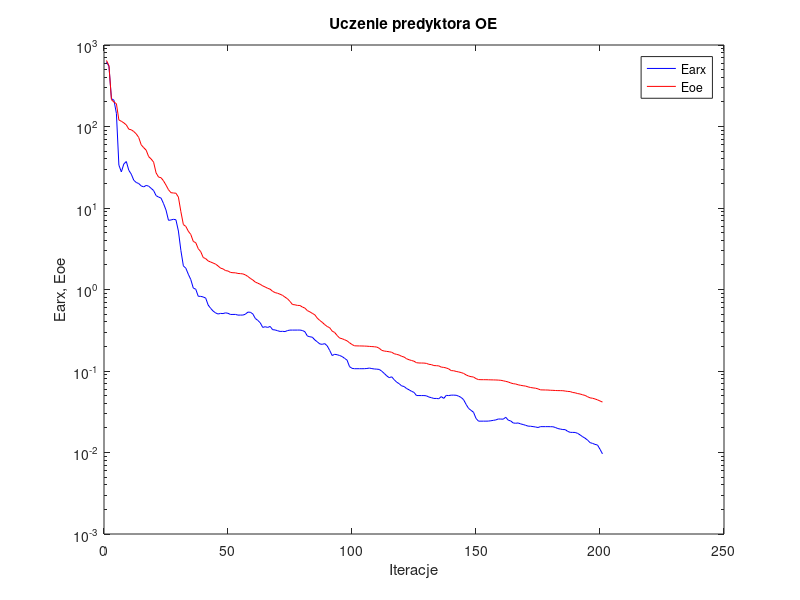
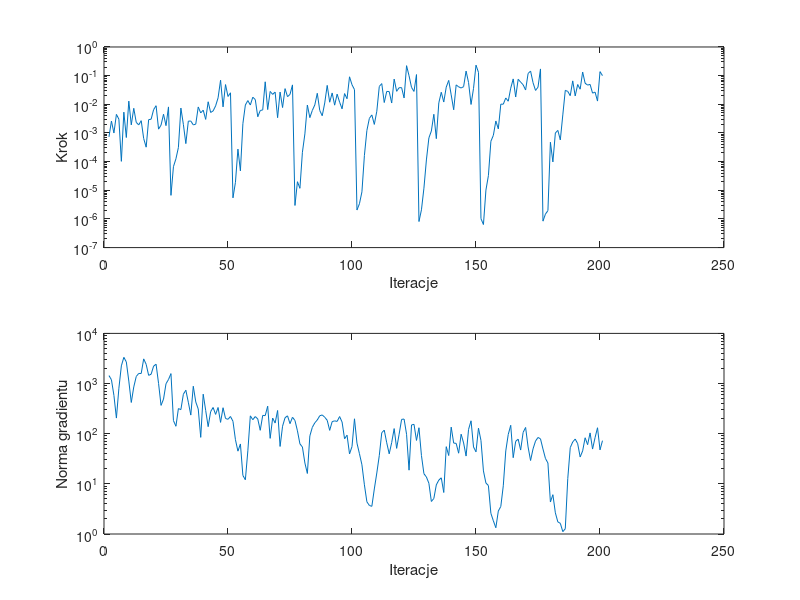

These charts were generated, in order, by the following MATLAB code:
%uczenie predyktora oe
clear all;
n=0; farx(n+1)=6.223275e+002; foe(n+1)=6.458242e+002; wspucz(n+1)=0.000000e+000; ng(n+1)=0.000000e+000;
%odnowa zmiennej metryki
n=1; farx(n+1)=5.470258e+002; foe(n+1)=5.582749e+002; krok(n+1)=7.304663e-004; ng(n+1)=1.443912e+003;
n=2; farx(n+1)=2.191002e+002; foe(n+1)=2.134599e+002; krok(n+1)=2.604174e-003; ng(n+1)=1.188694e+003;
n=3; farx(n+1)=2.104790e+002; foe(n+1)=1.995764e+002; krok(n+1)=9.975011e-004; ng(n+1)=5.790839e+002;
n=4; farx(n+1)=1.448305e+002; foe(n+1)=1.906143e+002; krok(n+1)=4.445667e-003; ng(n+1)=2.049516e+002;
n=5; farx(n+1)=3.356934e+001; foe(n+1)=1.201785e+002; krok(n+1)=3.036370e-003; ng(n+1)=8.065452e+002;
n=6; farx(n+1)=2.774574e+001; foe(n+1)=1.158998e+002; krok(n+1)=1.022356e-004; ng(n+1)=2.253475e+003;
n=7; farx(n+1)=3.474069e+001; foe(n+1)=1.108154e+002; krok(n+1)=5.318174e-003; ng(n+1)=3.332652e+003;
n=8; farx(n+1)=3.717341e+001; foe(n+1)=1.045315e+002; krok(n+1)=6.935224e-004; ng(n+1)=2.699844e+003;
n=9; farx(n+1)=2.903706e+001; foe(n+1)=9.267068e+001; krok(n+1)=1.291090e-002; ng(n+1)=1.122253e+003;
n=10; farx(n+1)=2.601102e+001; foe(n+1)=9.116003e+001; krok(n+1)=1.915237e-003; ng(n+1)=4.195262e+002;
n=11; farx(n+1)=2.192536e+001; foe(n+1)=8.677547e+001; krok(n+1)=7.251821e-003; ng(n+1)=8.543556e+002;
n=12; farx(n+1)=2.057042e+001; foe(n+1)=8.117098e+001; krok(n+1)=2.343664e-003; ng(n+1)=1.382701e+003;
n=13; farx(n+1)=1.996279e+001; foe(n+1)=7.335600e+001; krok(n+1)=1.909306e-003; ng(n+1)=1.590722e+003;
n=14; farx(n+1)=1.867728e+001; foe(n+1)=5.961746e+001; krok(n+1)=2.684169e-003; ng(n+1)=1.585925e+003;
n=15; farx(n+1)=1.815130e+001; foe(n+1)=5.501042e+001; krok(n+1)=6.384605e-004; ng(n+1)=3.103730e+003;
n=16; farx(n+1)=1.892038e+001; foe(n+1)=5.127454e+001; krok(n+1)=3.192302e-004; ng(n+1)=2.415865e+003;
n=17; farx(n+1)=1.855152e+001; foe(n+1)=4.272882e+001; krok(n+1)=2.914778e-003; ng(n+1)=1.456267e+003;
n=18; farx(n+1)=1.743332e+001; foe(n+1)=3.996929e+001; krok(n+1)=3.017589e-003; ng(n+1)=1.534538e+003;
n=19; farx(n+1)=1.637817e+001; foe(n+1)=3.650564e+001; krok(n+1)=6.506258e-003; ng(n+1)=2.224425e+003;
n=20; farx(n+1)=1.418470e+001; foe(n+1)=2.698471e+001; krok(n+1)=8.928204e-003; ng(n+1)=2.428685e+003;
n=21; farx(n+1)=1.362516e+001; foe(n+1)=2.395132e+001; krok(n+1)=1.358387e-003; ng(n+1)=1.003733e+003;
n=22; farx(n+1)=1.323190e+001; foe(n+1)=2.352695e+001; krok(n+1)=1.876490e-003; ng(n+1)=3.667857e+002;
n=23; farx(n+1)=1.133835e+001; foe(n+1)=2.151972e+001; krok(n+1)=4.498477e-003; ng(n+1)=4.895602e+002;
n=24; farx(n+1)=9.442426e+000; foe(n+1)=1.907871e+001; krok(n+1)=1.797919e-003; ng(n+1)=9.921150e+002;
n=25; farx(n+1)=7.064535e+000; foe(n+1)=1.676985e+001; krok(n+1)=8.108299e-003; ng(n+1)=1.202787e+003;
%odnowa zmiennej metryki
n=26; farx(n+1)=7.128809e+000; foe(n+1)=1.540840e+001; krok(n+1)=6.649354e-006; ng(n+1)=1.578689e+003;
n=27; farx(n+1)=7.267857e+000; foe(n+1)=1.528417e+001; krok(n+1)=6.667236e-005; ng(n+1)=1.826272e+002;
n=28; farx(n+1)=7.173987e+000; foe(n+1)=1.518244e+001; krok(n+1)=1.254535e-004; ng(n+1)=1.407056e+002;
n=29; farx(n+1)=5.216192e+000; foe(n+1)=1.360960e+001; krok(n+1)=3.109358e-004; ng(n+1)=3.169629e+002;
n=30; farx(n+1)=3.014758e+000; foe(n+1)=9.015535e+000; krok(n+1)=7.397815e-003; ng(n+1)=3.020645e+002;
n=31; farx(n+1)=1.951231e+000; foe(n+1)=6.264398e+000; krok(n+1)=1.998365e-003; ng(n+1)=6.119305e+002;
n=32; farx(n+1)=1.823603e+000; foe(n+1)=5.943563e+000; krok(n+1)=4.250148e-004; ng(n+1)=7.369264e+002;
n=33; farx(n+1)=1.538583e+000; foe(n+1)=5.186704e+000; krok(n+1)=2.583925e-003; ng(n+1)=4.241697e+002;
n=34; farx(n+1)=1.322942e+000; foe(n+1)=4.731244e+000; krok(n+1)=2.607206e-003; ng(n+1)=2.350379e+002;
n=35; farx(n+1)=1.042233e+000; foe(n+1)=3.889122e+000; krok(n+1)=1.909306e-003; ng(n+1)=8.835657e+002;
n=36; farx(n+1)=1.007453e+000; foe(n+1)=3.754025e+000; krok(n+1)=2.032662e-003; ng(n+1)=4.299170e+002;
n=37; farx(n+1)=8.258666e-001; foe(n+1)=3.168115e+000; krok(n+1)=8.076021e-003; ng(n+1)=3.104438e+002;
n=38; farx(n+1)=8.238963e-001; foe(n+1)=2.913097e+000; krok(n+1)=5.003630e-003; ng(n+1)=8.455387e+001;
n=39; farx(n+1)=8.100793e-001; foe(n+1)=2.470579e+000; krok(n+1)=6.256921e-003; ng(n+1)=6.134681e+002;
n=40; farx(n+1)=7.846201e-001; foe(n+1)=2.391316e+000; krok(n+1)=2.973498e-003; ng(n+1)=2.907724e+002;
n=41; farx(n+1)=6.449452e-001; foe(n+1)=2.241774e+000; krok(n+1)=1.226153e-002; ng(n+1)=1.381176e+002;
n=42; farx(n+1)=5.873183e-001; foe(n+1)=2.173964e+000; krok(n+1)=5.190450e-003; ng(n+1)=2.759385e+002;
n=43; farx(n+1)=5.440519e-001; foe(n+1)=2.112828e+000; krok(n+1)=5.879121e-003; ng(n+1)=3.332903e+002;
n=44; farx(n+1)=5.160007e-001; foe(n+1)=2.048302e+000; krok(n+1)=8.799720e-003; ng(n+1)=2.425258e+002;
n=45; farx(n+1)=5.005020e-001; foe(n+1)=1.943957e+000; krok(n+1)=1.683161e-002; ng(n+1)=3.331057e+002;
n=46; farx(n+1)=5.091400e-001; foe(n+1)=1.827925e+000; krok(n+1)=6.939329e-002; ng(n+1)=1.680846e+002;
n=47; farx(n+1)=5.066264e-001; foe(n+1)=1.789981e+000; krok(n+1)=8.130648e-003; ng(n+1)=3.294186e+002;
n=48; farx(n+1)=5.172527e-001; foe(n+1)=1.706321e+000; krok(n+1)=4.880471e-002; ng(n+1)=2.010364e+002;
n=49; farx(n+1)=5.104093e-001; foe(n+1)=1.686532e+000; krok(n+1)=1.873553e-002; ng(n+1)=1.936874e+002;
n=50; farx(n+1)=4.938885e-001; foe(n+1)=1.620093e+000; krok(n+1)=2.521242e-002; ng(n+1)=2.201357e+002;
%odnowa zmiennej metryki
n=51; farx(n+1)=4.943119e-001; foe(n+1)=1.606271e+000; krok(n+1)=5.445135e-006; ng(n+1)=1.769090e+002;
n=52; farx(n+1)=4.945938e-001; foe(n+1)=1.602459e+000; krok(n+1)=1.892601e-005; ng(n+1)=7.590330e+001;
n=53; farx(n+1)=4.851902e-001; foe(n+1)=1.573656e+000; krok(n+1)=2.732662e-004; ng(n+1)=4.484790e+001;
n=54; farx(n+1)=4.856551e-001; foe(n+1)=1.565842e+000; krok(n+1)=4.766085e-005; ng(n+1)=6.245931e+001;
n=55; farx(n+1)=4.855155e-001; foe(n+1)=1.554139e+000; krok(n+1)=2.110724e-003; ng(n+1)=1.471523e+001;
n=56; farx(n+1)=4.974058e-001; foe(n+1)=1.511726e+000; krok(n+1)=9.447410e-003; ng(n+1)=1.205087e+001;
n=57; farx(n+1)=5.277552e-001; foe(n+1)=1.445348e+000; krok(n+1)=1.349272e-002; ng(n+1)=4.550880e+001;
n=58; farx(n+1)=5.258264e-001; foe(n+1)=1.369626e+000; krok(n+1)=9.428457e-003; ng(n+1)=2.269169e+002;
n=59; farx(n+1)=5.019756e-001; foe(n+1)=1.308197e+000; krok(n+1)=1.771116e-002; ng(n+1)=1.899564e+002;
n=60; farx(n+1)=4.416900e-001; foe(n+1)=1.234238e+000; krok(n+1)=1.462925e-002; ng(n+1)=2.198197e+002;
n=61; farx(n+1)=4.181093e-001; foe(n+1)=1.195664e+000; krok(n+1)=3.677109e-003; ng(n+1)=1.965000e+002;
n=62; farx(n+1)=3.902560e-001; foe(n+1)=1.157921e+000; krok(n+1)=6.065270e-003; ng(n+1)=1.168863e+002;
n=63; farx(n+1)=3.425865e-001; foe(n+1)=1.107530e+000; krok(n+1)=6.374691e-003; ng(n+1)=2.317982e+002;
n=64; farx(n+1)=3.494942e-001; foe(n+1)=1.073622e+000; krok(n+1)=6.101054e-002; ng(n+1)=2.293142e+002;
n=65; farx(n+1)=3.426188e-001; foe(n+1)=1.034260e+000; krok(n+1)=6.543079e-003; ng(n+1)=3.534646e+002;
n=66; farx(n+1)=3.523259e-001; foe(n+1)=1.008933e+000; krok(n+1)=2.812841e-002; ng(n+1)=8.074349e+001;
n=67; farx(n+1)=3.211803e-001; foe(n+1)=9.490206e-001; krok(n+1)=2.219272e-002; ng(n+1)=2.053731e+002;
n=68; farx(n+1)=3.190680e-001; foe(n+1)=9.163346e-001; krok(n+1)=2.667694e-002; ng(n+1)=1.631578e+002;
n=69; farx(n+1)=3.119409e-001; foe(n+1)=8.988827e-001; krok(n+1)=3.409149e-003; ng(n+1)=2.903640e+002;
n=70; farx(n+1)=3.059290e-001; foe(n+1)=8.750929e-001; krok(n+1)=2.672481e-002; ng(n+1)=5.566654e+001;
n=71; farx(n+1)=3.067360e-001; foe(n+1)=8.472718e-001; krok(n+1)=7.704335e-003; ng(n+1)=1.409945e+002;
n=72; farx(n+1)=3.045922e-001; foe(n+1)=8.054906e-001; krok(n+1)=3.522595e-002; ng(n+1)=2.081808e+002;
n=73; farx(n+1)=3.134599e-001; foe(n+1)=7.692400e-001; krok(n+1)=1.844475e-002; ng(n+1)=2.271475e+002;
n=74; farx(n+1)=3.177621e-001; foe(n+1)=7.134871e-001; krok(n+1)=2.219272e-002; ng(n+1)=1.586017e+002;
n=75; farx(n+1)=3.176988e-001; foe(n+1)=6.543989e-001; krok(n+1)=4.756755e-002; ng(n+1)=2.126618e+002;
%odnowa zmiennej metryki
n=76; farx(n+1)=3.177728e-001; foe(n+1)=6.488488e-001; krok(n+1)=2.953050e-006; ng(n+1)=1.835327e+002;
n=77; farx(n+1)=3.178187e-001; foe(n+1)=6.381196e-001; krok(n+1)=1.991107e-005; ng(n+1)=1.140573e+002;
n=78; farx(n+1)=3.181310e-001; foe(n+1)=6.363224e-001; krok(n+1)=1.171829e-005; ng(n+1)=6.261917e+001;
n=79; farx(n+1)=3.139386e-001; foe(n+1)=6.096378e-001; krok(n+1)=2.117778e-004; ng(n+1)=5.439868e+001;
n=80; farx(n+1)=3.036689e-001; foe(n+1)=5.909790e-001; krok(n+1)=9.261564e-004; ng(n+1)=2.608468e+001;
n=81; farx(n+1)=2.685461e-001; foe(n+1)=5.510347e-001; krok(n+1)=9.424758e-003; ng(n+1)=1.610808e+001;
n=82; farx(n+1)=2.631571e-001; foe(n+1)=5.320580e-001; krok(n+1)=3.427028e-003; ng(n+1)=9.022336e+001;
n=83; farx(n+1)=2.599068e-001; foe(n+1)=5.094933e-001; krok(n+1)=6.118871e-003; ng(n+1)=1.340633e+002;
n=84; farx(n+1)=2.407955e-001; foe(n+1)=4.895508e-001; krok(n+1)=9.506102e-003; ng(n+1)=1.646501e+002;
n=85; farx(n+1)=2.281063e-001; foe(n+1)=4.453391e-001; krok(n+1)=2.421456e-002; ng(n+1)=1.880553e+002;
n=86; farx(n+1)=2.149328e-001; foe(n+1)=4.175020e-001; krok(n+1)=6.072741e-003; ng(n+1)=2.278919e+002;
n=87; farx(n+1)=2.124375e-001; foe(n+1)=3.957922e-001; krok(n+1)=3.990004e-003; ng(n+1)=2.362945e+002;
n=88; farx(n+1)=2.168550e-001; foe(n+1)=3.707878e-001; krok(n+1)=1.111520e-002; ng(n+1)=2.128809e+002;
n=89; farx(n+1)=2.035810e-001; foe(n+1)=3.516243e-001; krok(n+1)=4.568872e-002; ng(n+1)=1.852071e+002;
n=90; farx(n+1)=1.789199e-001; foe(n+1)=3.397850e-001; krok(n+1)=1.183052e-002; ng(n+1)=1.165252e+002;
n=91; farx(n+1)=1.548495e-001; foe(n+1)=3.089189e-001; krok(n+1)=2.490870e-002; ng(n+1)=1.741890e+002;
n=92; farx(n+1)=1.602160e-001; foe(n+1)=2.970544e-001; krok(n+1)=9.328627e-003; ng(n+1)=1.803088e+002;
n=93; farx(n+1)=1.584492e-001; foe(n+1)=2.728864e-001; krok(n+1)=2.261999e-002; ng(n+1)=1.758237e+002;
n=94; farx(n+1)=1.549598e-001; foe(n+1)=2.538632e-001; krok(n+1)=1.189399e-002; ng(n+1)=2.198915e+002;
n=95; farx(n+1)=1.505473e-001; foe(n+1)=2.490025e-001; krok(n+1)=6.956269e-003; ng(n+1)=1.706824e+002;
n=96; farx(n+1)=1.430658e-001; foe(n+1)=2.419739e-001; krok(n+1)=2.366103e-002; ng(n+1)=7.935807e+001;
n=97; farx(n+1)=1.360809e-001; foe(n+1)=2.345256e-001; krok(n+1)=1.564303e-002; ng(n+1)=9.345357e+001;
n=98; farx(n+1)=1.132104e-001; foe(n+1)=2.220754e-001; krok(n+1)=9.118713e-002; ng(n+1)=3.955137e+001;
n=99; farx(n+1)=1.078401e-001; foe(n+1)=2.114026e-001; krok(n+1)=4.818488e-002; ng(n+1)=5.538090e+001;
n=100; farx(n+1)=1.066920e-001; foe(n+1)=2.038324e-001; krok(n+1)=3.252259e-002; ng(n+1)=1.982217e+002;
%odnowa zmiennej metryki
n=101; farx(n+1)=1.067147e-001; foe(n+1)=2.033108e-001; krok(n+1)=2.044691e-006; ng(n+1)=6.476843e+001;
n=102; farx(n+1)=1.067343e-001; foe(n+1)=2.030258e-001; krok(n+1)=3.395165e-006; ng(n+1)=3.997510e+001;
n=103; farx(n+1)=1.066703e-001; foe(n+1)=2.027611e-001; krok(n+1)=8.807743e-006; ng(n+1)=2.400589e+001;
n=104; farx(n+1)=1.067838e-001; foe(n+1)=2.022846e-001; krok(n+1)=1.638013e-004; ng(n+1)=9.566034e+000;
n=105; farx(n+1)=1.073860e-001; foe(n+1)=2.016277e-001; krok(n+1)=1.223461e-003; ng(n+1)=4.383957e+000;
n=106; farx(n+1)=1.086305e-001; foe(n+1)=2.004624e-001; krok(n+1)=3.225080e-003; ng(n+1)=3.711722e+000;
n=107; farx(n+1)=1.070683e-001; foe(n+1)=1.994737e-001; krok(n+1)=4.259233e-003; ng(n+1)=3.561373e+000;
n=108; farx(n+1)=1.059122e-001; foe(n+1)=1.983518e-001; krok(n+1)=1.986798e-003; ng(n+1)=7.911036e+000;
n=109; farx(n+1)=1.053757e-001; foe(n+1)=1.966569e-001; krok(n+1)=5.711090e-003; ng(n+1)=1.646088e+001;
n=110; farx(n+1)=1.045372e-001; foe(n+1)=1.899344e-001; krok(n+1)=4.194258e-002; ng(n+1)=3.657648e+001;
n=111; farx(n+1)=9.945638e-002; foe(n+1)=1.791642e-001; krok(n+1)=5.285294e-002; ng(n+1)=1.047742e+002;
n=112; farx(n+1)=9.339439e-002; foe(n+1)=1.757947e-001; krok(n+1)=1.153579e-002; ng(n+1)=1.177508e+002;
n=113; farx(n+1)=8.720085e-002; foe(n+1)=1.740594e-001; krok(n+1)=2.812841e-002; ng(n+1)=6.598567e+001;
n=114; farx(n+1)=8.287316e-002; foe(n+1)=1.722316e-001; krok(n+1)=2.779047e-002; ng(n+1)=3.966188e+001;
n=115; farx(n+1)=8.486394e-002; foe(n+1)=1.700057e-001; krok(n+1)=1.109636e-002; ng(n+1)=6.653186e+001;
n=116; farx(n+1)=7.833128e-002; foe(n+1)=1.630022e-001; krok(n+1)=7.581460e-002; ng(n+1)=1.264607e+002;
n=117; farx(n+1)=7.299123e-002; foe(n+1)=1.600126e-001; krok(n+1)=2.839954e-002; ng(n+1)=5.096638e+001;
n=118; farx(n+1)=6.991689e-002; foe(n+1)=1.570853e-001; krok(n+1)=3.794479e-002; ng(n+1)=9.761324e+001;
n=119; farx(n+1)=6.570551e-002; foe(n+1)=1.514929e-001; krok(n+1)=3.818352e-002; ng(n+1)=1.929658e+002;
n=120; farx(n+1)=6.451234e-002; foe(n+1)=1.484230e-001; krok(n+1)=1.664870e-002; ng(n+1)=1.957539e+002;
n=121; farx(n+1)=6.094432e-002; foe(n+1)=1.413435e-001; krok(n+1)=2.230612e-001; ng(n+1)=9.732506e+001;
n=122; farx(n+1)=5.882641e-002; foe(n+1)=1.374849e-001; krok(n+1)=9.909413e-002; ng(n+1)=1.874570e+001;
n=123; farx(n+1)=5.637635e-002; foe(n+1)=1.346204e-001; krok(n+1)=3.882853e-002; ng(n+1)=1.494462e+002;
n=124; farx(n+1)=5.465898e-002; foe(n+1)=1.318109e-001; krok(n+1)=2.812841e-002; ng(n+1)=1.536462e+002;
n=125; farx(n+1)=4.999692e-002; foe(n+1)=1.264300e-001; krok(n+1)=1.090844e-001; ng(n+1)=7.341732e+001;
%odnowa zmiennej metryki
n=126; farx(n+1)=4.997141e-002; foe(n+1)=1.254220e-001; krok(n+1)=8.118781e-007; ng(n+1)=1.314818e+002;
n=127; farx(n+1)=4.995048e-002; foe(n+1)=1.253116e-001; krok(n+1)=2.079230e-006; ng(n+1)=3.675852e+001;
n=128; farx(n+1)=4.995695e-002; foe(n+1)=1.251296e-001; krok(n+1)=1.184623e-005; ng(n+1)=1.593438e+001;
n=129; farx(n+1)=4.959730e-002; foe(n+1)=1.240179e-001; krok(n+1)=1.144049e-004; ng(n+1)=1.369634e+001;
n=130; farx(n+1)=4.793189e-002; foe(n+1)=1.208040e-001; krok(n+1)=6.710424e-004; ng(n+1)=1.027495e+001;
n=131; farx(n+1)=4.710296e-002; foe(n+1)=1.198206e-001; krok(n+1)=1.170971e-003; ng(n+1)=4.449455e+000;
n=132; farx(n+1)=4.604911e-002; foe(n+1)=1.166256e-001; krok(n+1)=4.483426e-003; ng(n+1)=5.113317e+000;
n=133; farx(n+1)=4.608085e-002; foe(n+1)=1.162292e-001; krok(n+1)=6.328553e-004; ng(n+1)=9.545833e+000;
n=134; farx(n+1)=4.567038e-002; foe(n+1)=1.155715e-001; krok(n+1)=1.121678e-002; ng(n+1)=1.186777e+001;
n=135; farx(n+1)=4.852838e-002; foe(n+1)=1.116101e-001; krok(n+1)=2.633285e-002; ng(n+1)=1.318719e+001;
n=136; farx(n+1)=4.610958e-002; foe(n+1)=1.107593e-001; krok(n+1)=1.199953e-002; ng(n+1)=6.726454e+000;
n=137; farx(n+1)=5.023493e-002; foe(n+1)=1.089641e-001; krok(n+1)=3.975906e-002; ng(n+1)=5.513935e+001;
n=138; farx(n+1)=4.996660e-002; foe(n+1)=1.061324e-001; krok(n+1)=6.827250e-002; ng(n+1)=3.671968e+001;
n=139; farx(n+1)=5.056401e-002; foe(n+1)=1.011488e-001; krok(n+1)=2.127270e-002; ng(n+1)=1.352062e+002;
n=140; farx(n+1)=5.058027e-002; foe(n+1)=1.007177e-001; krok(n+1)=6.450159e-003; ng(n+1)=6.497329e+001;
n=141; farx(n+1)=5.038761e-002; foe(n+1)=9.881021e-002; krok(n+1)=4.757597e-002; ng(n+1)=6.416678e+001;
n=142; farx(n+1)=4.912288e-002; foe(n+1)=9.737412e-002; krok(n+1)=4.069805e-002; ng(n+1)=4.084051e+001;
n=143; farx(n+1)=4.738979e-002; foe(n+1)=9.573495e-002; krok(n+1)=3.703353e-002; ng(n+1)=9.775866e+001;
n=144; farx(n+1)=4.446287e-002; foe(n+1)=9.339024e-002; krok(n+1)=4.130221e-002; ng(n+1)=6.549301e+001;
n=145; farx(n+1)=3.895045e-002; foe(n+1)=8.957469e-002; krok(n+1)=1.441658e-001; ng(n+1)=3.580029e+001;
n=146; farx(n+1)=3.477386e-002; foe(n+1)=8.681199e-002; krok(n+1)=5.737813e-002; ng(n+1)=1.219906e+002;
n=147; farx(n+1)=3.289731e-002; foe(n+1)=8.522614e-002; krok(n+1)=9.876893e-003; ng(n+1)=1.808620e+002;
n=148; farx(n+1)=3.115440e-002; foe(n+1)=8.435865e-002; krok(n+1)=3.598781e-002; ng(n+1)=5.442336e+001;
n=149; farx(n+1)=2.620307e-002; foe(n+1)=8.060787e-002; krok(n+1)=2.320583e-001; ng(n+1)=4.345208e+001;
n=150; farx(n+1)=2.424009e-002; foe(n+1)=7.849042e-002; krok(n+1)=1.300618e-001; ng(n+1)=1.289938e+002;
%odnowa zmiennej metryki
n=151; farx(n+1)=2.424976e-002; foe(n+1)=7.824534e-002; krok(n+1)=1.022815e-006; ng(n+1)=7.329303e+001;
n=152; farx(n+1)=2.425131e-002; foe(n+1)=7.823374e-002; krok(n+1)=6.381268e-007; ng(n+1)=1.810578e+001;
n=153; farx(n+1)=2.425190e-002; foe(n+1)=7.818388e-002; krok(n+1)=1.015759e-005; ng(n+1)=1.037108e+001;
n=154; farx(n+1)=2.429115e-002; foe(n+1)=7.805308e-002; krok(n+1)=3.242569e-005; ng(n+1)=9.262971e+000;
n=155; farx(n+1)=2.452161e-002; foe(n+1)=7.786553e-002; krok(n+1)=5.126539e-004; ng(n+1)=2.580532e+000;
n=156; farx(n+1)=2.480692e-002; foe(n+1)=7.775005e-002; krok(n+1)=8.258271e-004; ng(n+1)=1.831626e+000;
n=157; farx(n+1)=2.511461e-002; foe(n+1)=7.760911e-002; krok(n+1)=2.621411e-003; ng(n+1)=1.332797e+000;
n=158; farx(n+1)=2.577683e-002; foe(n+1)=7.732855e-002; krok(n+1)=1.387045e-003; ng(n+1)=2.871209e+000;
n=159; farx(n+1)=2.572187e-002; foe(n+1)=7.691715e-002; krok(n+1)=1.012568e-002; ng(n+1)=3.541442e+000;
n=160; farx(n+1)=2.565468e-002; foe(n+1)=7.584454e-002; krok(n+1)=1.007731e-002; ng(n+1)=9.151833e+000;
n=161; farx(n+1)=2.705780e-002; foe(n+1)=7.460924e-002; krok(n+1)=1.664870e-002; ng(n+1)=4.527878e+001;
n=162; farx(n+1)=2.493565e-002; foe(n+1)=7.336236e-002; krok(n+1)=1.281715e-002; ng(n+1)=9.653141e+001;
n=163; farx(n+1)=2.438443e-002; foe(n+1)=7.133303e-002; krok(n+1)=3.661089e-002; ng(n+1)=1.470615e+002;
n=164; farx(n+1)=2.303336e-002; foe(n+1)=6.987754e-002; krok(n+1)=7.694633e-002; ng(n+1)=3.325155e+001;
n=165; farx(n+1)=2.284959e-002; foe(n+1)=6.928310e-002; krok(n+1)=1.797739e-002; ng(n+1)=7.053574e+001;
n=166; farx(n+1)=2.304029e-002; foe(n+1)=6.775909e-002; krok(n+1)=7.462902e-002; ng(n+1)=7.785541e+001;
n=167; farx(n+1)=2.243919e-002; foe(n+1)=6.673874e-002; krok(n+1)=5.955282e-002; ng(n+1)=4.720089e+001;
n=168; farx(n+1)=2.204100e-002; foe(n+1)=6.595100e-002; krok(n+1)=4.797973e-002; ng(n+1)=1.060618e+002;
n=169; farx(n+1)=2.157176e-002; foe(n+1)=6.529455e-002; krok(n+1)=3.153338e-002; ng(n+1)=1.332071e+002;
n=170; farx(n+1)=2.106809e-002; foe(n+1)=6.386913e-002; krok(n+1)=1.183885e-001; ng(n+1)=5.441202e+001;
n=171; farx(n+1)=2.099982e-002; foe(n+1)=6.274081e-002; krok(n+1)=1.444834e-001; ng(n+1)=2.921369e+001;
n=172; farx(n+1)=2.079083e-002; foe(n+1)=6.207062e-002; krok(n+1)=5.671128e-002; ng(n+1)=4.991316e+001;
n=173; farx(n+1)=2.056439e-002; foe(n+1)=6.148064e-002; krok(n+1)=3.050527e-002; ng(n+1)=7.129866e+001;
n=174; farx(n+1)=2.026296e-002; foe(n+1)=6.034888e-002; krok(n+1)=3.950757e-002; ng(n+1)=8.410981e+001;
n=175; farx(n+1)=2.076719e-002; foe(n+1)=5.870413e-002; krok(n+1)=1.714306e-001; ng(n+1)=7.894485e+001;
%odnowa zmiennej metryki
n=176; farx(n+1)=2.076451e-002; foe(n+1)=5.859489e-002; krok(n+1)=8.368766e-007; ng(n+1)=4.956534e+001;
n=177; farx(n+1)=2.076060e-002; foe(n+1)=5.848835e-002; krok(n+1)=1.476135e-006; ng(n+1)=3.211953e+001;
n=178; farx(n+1)=2.077095e-002; foe(n+1)=5.839146e-002; krok(n+1)=1.948696e-006; ng(n+1)=2.601093e+001;
n=179; farx(n+1)=2.073408e-002; foe(n+1)=5.804883e-002; krok(n+1)=4.748903e-004; ng(n+1)=4.345255e+000;
n=180; farx(n+1)=2.070395e-002; foe(n+1)=5.792172e-002; krok(n+1)=9.776439e-005; ng(n+1)=6.080381e+000;
n=181; farx(n+1)=2.028194e-002; foe(n+1)=5.764872e-002; krok(n+1)=9.977322e-004; ng(n+1)=2.639846e+000;
n=182; farx(n+1)=1.967035e-002; foe(n+1)=5.749525e-002; krok(n+1)=1.229105e-003; ng(n+1)=1.741448e+000;
n=183; farx(n+1)=1.939329e-002; foe(n+1)=5.743014e-002; krok(n+1)=5.716520e-004; ng(n+1)=1.633332e+000;
n=184; farx(n+1)=1.912815e-002; foe(n+1)=5.732575e-002; krok(n+1)=4.258262e-003; ng(n+1)=1.114467e+000;
n=185; farx(n+1)=1.908118e-002; foe(n+1)=5.674614e-002; krok(n+1)=3.065020e-002; ng(n+1)=1.272535e+000;
n=186; farx(n+1)=1.814717e-002; foe(n+1)=5.617528e-002; krok(n+1)=2.812841e-002; ng(n+1)=1.270198e+001;
n=187; farx(n+1)=1.767508e-002; foe(n+1)=5.591815e-002; krok(n+1)=2.000182e-002; ng(n+1)=5.274457e+001;
n=188; farx(n+1)=1.764972e-002; foe(n+1)=5.447228e-002; krok(n+1)=6.563449e-002; ng(n+1)=6.844298e+001;
n=189; farx(n+1)=1.761671e-002; foe(n+1)=5.401058e-002; krok(n+1)=1.957537e-002; ng(n+1)=7.825875e+001;
n=190; farx(n+1)=1.716020e-002; foe(n+1)=5.283425e-002; krok(n+1)=4.904612e-002; ng(n+1)=6.319779e+001;
n=191; farx(n+1)=1.641451e-002; foe(n+1)=5.220784e-002; krok(n+1)=3.366815e-002; ng(n+1)=3.433929e+001;
n=192; farx(n+1)=1.561419e-002; foe(n+1)=5.105091e-002; krok(n+1)=1.338969e-001; ng(n+1)=4.536004e+001;
n=193; farx(n+1)=1.497694e-002; foe(n+1)=5.016498e-002; krok(n+1)=5.442027e-002; ng(n+1)=8.299408e+001;
n=194; farx(n+1)=1.417277e-002; foe(n+1)=4.832163e-002; krok(n+1)=4.676808e-002; ng(n+1)=6.041087e+001;
n=195; farx(n+1)=1.321800e-002; foe(n+1)=4.683949e-002; krok(n+1)=4.953895e-002; ng(n+1)=1.037312e+002;
n=196; farx(n+1)=1.292931e-002; foe(n+1)=4.631893e-002; krok(n+1)=2.452306e-002; ng(n+1)=4.939185e+001;
n=197; farx(n+1)=1.257892e-002; foe(n+1)=4.538390e-002; krok(n+1)=2.667694e-002; ng(n+1)=8.332435e+001;
n=198; farx(n+1)=1.234936e-002; foe(n+1)=4.425716e-002; krok(n+1)=1.296098e-002; ng(n+1)=1.314255e+002;
n=199; farx(n+1)=1.095328e-002; foe(n+1)=4.289030e-002; krok(n+1)=1.380129e-001; ng(n+1)=4.758782e+001;
n=200; farx(n+1)=9.621331e-003; foe(n+1)=4.158526e-002; krok(n+1)=1.001107e-001; ng(n+1)=7.263010e+001;

figure; semilogy(farx,'b'); hold on; semilogy(foe,'r'); xlabel('Iteracje'); ylabel('Earx, Eoe'); legend('Earx','Eoe'); title('Uczenie predyktora OE');
figure; subplot(2,1,1); semilogy(krok); xlabel('Iteracje'); ylabel('Krok');
subplot(2,1,2); semilogy(ng); xlabel('Iteracje'); ylabel('Norma gradientu');
Earx=farx(n+1)
Eoe=foe(n+1)
